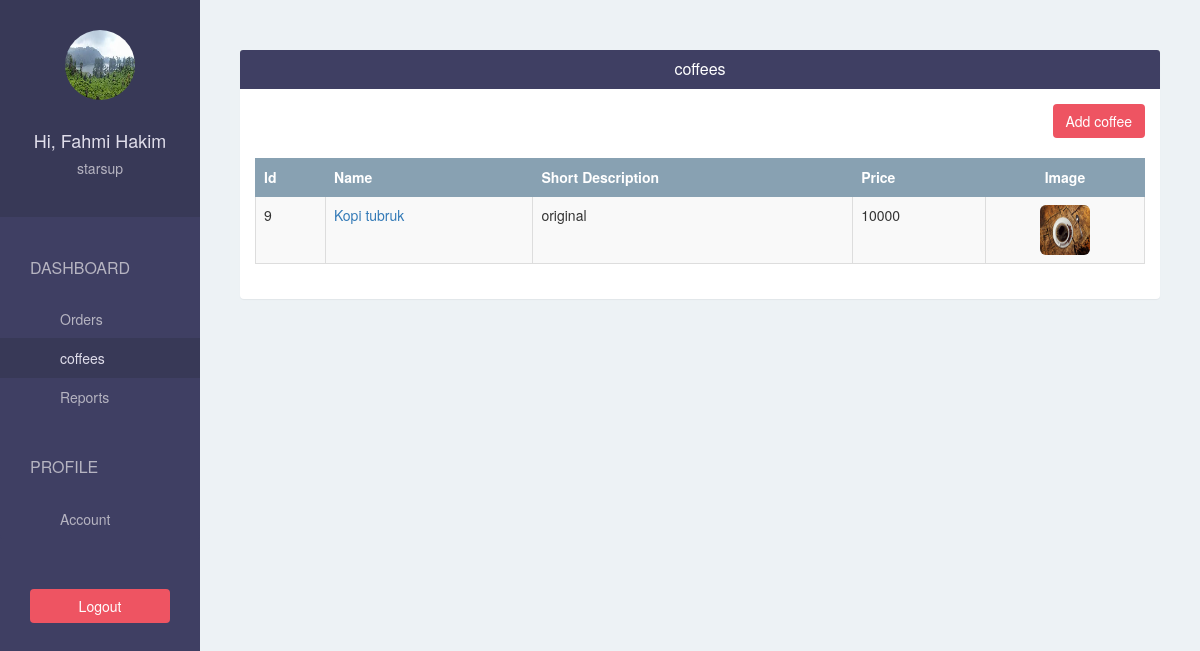
Page /restaurant/coffee/ (signed in) on the committed database.
### drinktaskerapp/models.py (models this page shows, shortened)
class Restaurant(models.Model):
    user = models.OneToOneField(User, on_delete=models.CASCADE, related_name='restaurant')
    name = models.CharField(max_length=500)
    phone = models.CharField(max_length=500)
    address = models.CharField(max_length=500)
    logo = models.ImageField(upload_to='restaurant_logo/', blank=False)

class Coffee(models.Model):
    restaurant = models.ForeignKey(Restaurant)
    name = models.CharField(max_length=500)
    short_description = models.CharField(max_length=500)
    image = models.ImageField(upload_to='coffee_images/', blank=False)
    price = models.IntegerField(default=0)

### drinktaskerapp/views.py (the view)
# urls.py: url(r'^restaurant/coffee/$', views.restaurant_coffee, name = 'restaurant-coffee'),
@login_required(login_url='/restaurant/sign-in/')
def restaurant_coffee(request):
    coffees = Coffee.objects.filter(restaurant = request.user.restaurant).order_by("-id")
    return render(request, 'restaurant/coffee.html', {"coffees": coffees})

### drinktaskerapp/templates/restaurant/coffee.html
{% extends 'restaurant/base.html' %}
{% block page %}
    <div class="panel">
        <div class="panel-heading bg-blue">
            <h4 class="panel-title text-center text-white">coffees</h4>
        </div>
        <div class="panel-body">
            <div class="text-right">
                <a href="{% url 'restaurant-add-coffee' %}" class="btn btn-pink">Add coffee</a>
                <br/>
                <br/>
            </div>
            <table class="table table-bordered table-hover table-striped">
                <thead>
                  <tr class="bg-gray text-white">
                    <th>Id</th>
                    <th>Name</th>
                    <th>Short Description</th>
                    <th>Price</th>
                    <th class="text-center">Image</th>
                  </tr>
                </thead>
                <tbody>
                    {% for coffee in coffees %}
                        <tr>
                          <td scope="row">{{ coffee.id }}</td>
                          <td><a href="{% url 'restaurant-edit-coffee' coffee.id %}">{{ coffee.name }}</a></td>
                          <td>{{ coffee.short_description }}</td>
                          <td>{{ coffee.price }}</td>
                          <td class="text-center"><img class="img-rounded"
                              src="{{ MEDIA_URL }}{{ coffee.image }}" width="50" height="50"></td>
                        </tr>
                    {% endfor %}
                </tbody>
            </table>
        </div>
    </div>
{% endblock %}

### drinktaskerapp/templates/restaurant/base.html (shortened to what this page needs)
{% extends 'base.html' %}
{% block sidebar %}
    {% url 'restaurant-order' as restaurant_order_url %}
    {% url 'restaurant-coffee' as restaurant_coffee_url %}
    {% url 'restaurant-report' as restaurant_report_url %}
    {% url 'restaurant-account' as restaurant_account_url %}
    <div class="text-center">
      <img class="img-circle" src="{{ MEDIA_URL }}{{ request.user.restaurant.logo }}"
          width="70" height="70" />
      <br/>
      <br/>
      <h4>Hi, {{ request.user.get_full_name }}</h4>
      <h5>{{ request.user.restaurant.name }}</h5>
    </div>
    <div class="list-group">
      <span class="text-uppercase">Dashboard</span>
      <a href="{% url 'restaurant-order' %}"
          class="list-group-item {% if request.path == restaurant_order_url %} active {% endif %} ">Orders</a>
      <a href="{% url 'restaurant-coffee' %}"
          class="list-group-item {% if request.path == restaurant_coffee_url %} active {% endif %} ">coffees</a>
      <a href="{% url 'restaurant-report' %}"
          class="list-group-item {% if request.path == restaurant_report_url %} active {% endif %} ">Reports</a>
      <span class="text-uppercase">Profile</span>
      <a href="{% url 'restaurant-account' %}"
          class="list-group-item {% if request.path == restaurant_account_url %} active {% endif %} ">Account</a>
    </div>
    <div class="text-center">
      <a href="{% url 'restaurant-sign-out' %}?next={{ request.path }}"
          class="btn btn-pink">Logout</a>
    </div>
{% endblock %}

### drinktaskerapp/static/css/style.css (style rules this page uses)
body { padding-top: 50px; background-color: #EDF2F5; overflow: auto; }
.bg-blue { background-color: #3F3F63; }
.bg-gray { background-color: #88A1B2; }
.text-white { color: white; }
.btn-pink { color: white; background-color: #EE5462; }
.sidebar > div:first-child { padding: 30px 10px; font-weight: bold; font-size: 15px; background-color: #383957; }
.sidebar > div:first-child > h4 { color: #e0deeb; }
.sidebar > div:first-child > h5 { color: #b6b4c1; }
.sidebar .list-group { padding: 0; background-color: #3F3F63; }
.sidebar .list-group > span { color: #b6b4c1; display: block; margin-top: 20px; padding: 20px 30px; font-size: 16px; font-weight: 300; }
.sidebar .list-group .list-group-item, .sidebar .list-group .list-group-item:focus { background-color: #3F3F63; color: #b6b4c1; border: 0; padding-left: 60px; padding-right: 30px; }
.sidebar .list-group .list-group-item.active, .sidebar .list-group .list-group-item:hover { background-color: #383957; color: #e0deeb; }
.sidebar > div:last-child { padding: 30px; }
.sidebar > div:last-child .btn { width: 100%; }
.content .panel { border: none; }
.table > thead > tr > th, .table > thead > tr > td { vertical-align: middle; }
.table, .table > thead > tr > th { border-color: #88A1B2 }

### rows in the picture
Coffee: id "9", name "Kopi tubruk", short_description "original", price "10000", image (picture)

### other values in the picture
{{ request.user.get_full_name }} "Fahmi Hakim"
{{ request.user.restaurant.name }} "starsup"
